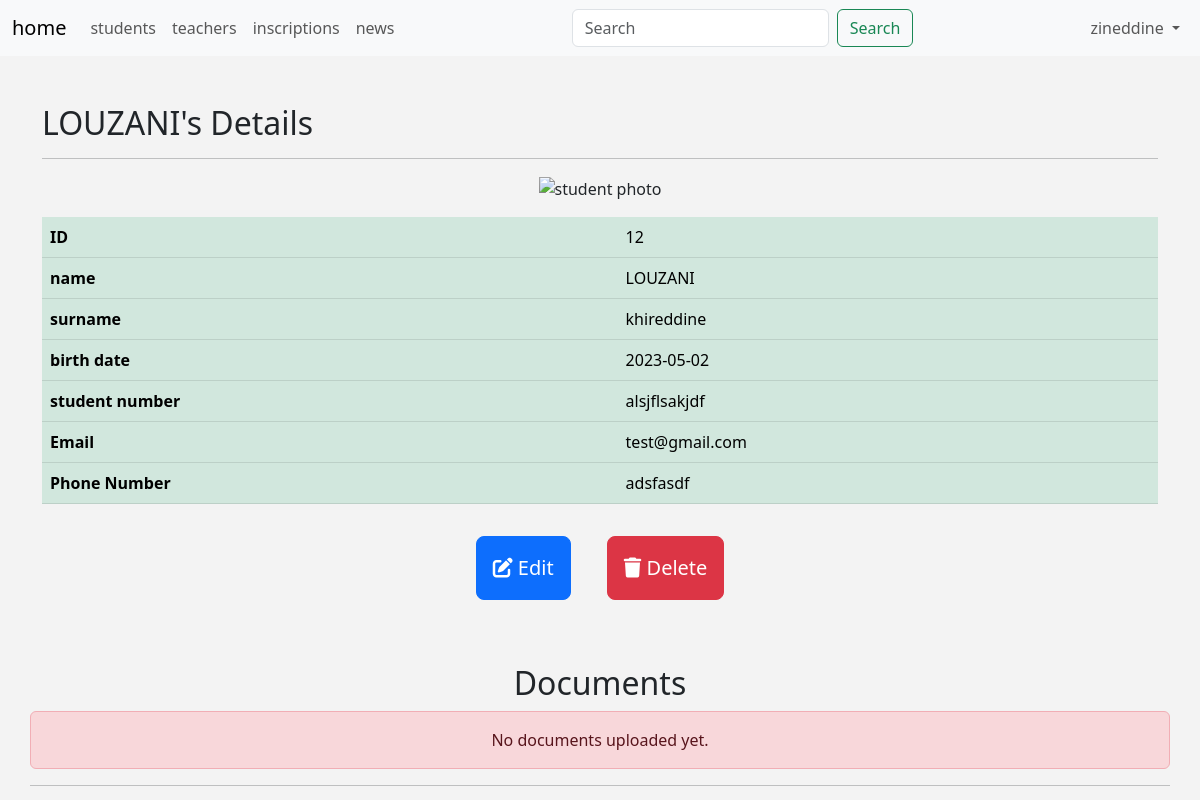
Screenshot of /admin/student-details.php?student_id=12 (signed in) with the database file from the repository.
### tables this page shows
CREATE TABLE `Etudiants` (
  `id` int(11) NOT NULL,
  `nom` varchar(50) NOT NULL,
  `prenom` varchar(50) NOT NULL,
  `date_naissance` date NOT NULL,
  `email` varchar(255) NOT NULL,
  `num_etudiant` varchar(255) NOT NULL,
  `password` varchar(255) NOT NULL,
  `telephone` varchar(20) NOT NULL,
  `photo` mediumblob DEFAULT NULL
);

### admin/includes/languages/english.php (called while the page is built)
<?php
    function lang($statement) {
        static $language = Array(
            'HOME'          => 'home',
            'STUDENTS'      => 'students',
            'TEACHERS'      => 'teachers',
            'INSCRIPTIONS'  => 'inscriptions',
            'NEWS'          => 'news',
            'LOGOUT'        => 'logout',
            'SETTINGS'      => 'settings',
            'EDIT-PROFILE'  => 'edit profile',
            'USERNAME'      => 'username',
            'PASSWORD'      => 'password',
            'EMAIL'         => 'email',
            'NAME'          => 'name',
            'SURNAME'       => 'surname',
            'SAVE'          => 'save',
            'UPDATE'        => 'update',
            'BIRTHDATE'     => 'birth date',
            'STUDENT-NUMBER'=> 'student number',
            'STUDENT-DETAILS'=> 'student details',
            'TEACHER-DETAILS'=> 'teacher details',
            'SUBJECT'       => 'subject',
            'ACTION'        => 'action',
            'PHONE'         => 'Phone',
            'STATUS REGISTRATION'=> 'statut inscription'
        );
        return $language[$statement];
    };
?>

### admin/student-details.php (the view, shortened to what this page needs)
<?php
if (isset($_SESSION['username'])) {
    include 'init.php';
    $id = $_GET['student_id'];
    $stmt = $connection->query("SELECT * FROM Etudiants WHERE id = $id");
    $student = $stmt->fetch(PDO::FETCH_ASSOC);
    $stmt_docs = $connection->query("SELECT * FROM Documents where id_etudiant = $id");
    $docs = $stmt_docs->fetchAll(PDO::FETCH_ASSOC);
    ?>
    <div class="container">
        <h2 class="mt-5"><?php echo $student['nom']?>'s Details</h2>
        <hr>
        <div class="row text-center m-3">
            <div class="col-md-12">
                <img
                     alt="student photo" width="300" height="300">
            </div>
        </div>
        <div class="row">
            <div class="col-md-12">
                <table class="table table-success p-4">
                    <tbody>
                        <tr>
                            <th>ID</th>
                            <td><?php echo $student['id']; ?></td>
                        </tr>
                        <tr>
                            <th><?php echo lang("NAME") ?></th>
                            <td><?php echo $student['nom']; ?></td>
                        </tr>
                        <tr>
                            <th><?php echo lang("SURNAME") ?></th>
                            <td><?php echo $student['prenom']; ?></td>
                        </tr>
                        <tr>
                            <th><?php echo lang("BIRTHDATE") ?></th>
                            <td><?php echo $student['date_naissance']; ?></td>
                        </tr>
                        <tr>
                            <th><?php echo lang("STUDENT-NUMBER") ?></th>
                            <td><?php echo $student['num_etudiant']; ?></td>
                        </tr>
                        <tr>
                            <th>Email</th>
                            <td><?php echo $student['email']; ?></td>
                        </tr>
                        <tr>
                            <th>Phone Number</th>
                            <td><?php echo $student['telephone']; ?></td>
                        </tr>
                    </tbody>
                </table>
                <div class="mt-3 text-center">
                    <a href="manage-student.php?action=edit&student_id=<?php echo $student['id']; ?>" class="btn btn-primary btn-lg p-3 m-3">
                        <i class="fa-solid fa-pen-to-square"></i> Edit
                    </a>
                    <a href="manage-student.php?action=delete&student_id=<?php echo $student['id']; ?>" class="btn btn-danger btn-lg p-3 m-3">
                        <i class="fa-sharp fa-solid fa-trash"></i> Delete
                    </a>
                </div>
            </div>
        </div>
        <div class="row">
            <h2 class="text-center mt-5 ">Documents</h2>
            <?php if (empty($docs)) { ?>
                <div class="alert alert-danger text-center" role="alert">
                    No documents uploaded yet.
                </div>
            <?php } ?>
            <hr>
        </div>
    </div>
<?php
    include $tpl . 'footer.php';
} else {
    echo 'You are not authorized to view this page.';
    header('Location: index.php');
    exit();
}
?>

### admin/layout/css/backend.css (style rules this page uses)
body { background-color: #f3f3f3; }

### rows the page displays
etudiants: nom "LOUZANI", id "12", prenom "khireddine", date_naissance "2023-05-02", num_etudiant "alsjflsakjdf", email "test@gmail.com", telephone "adsfasdf"

### other values shown
lang("HOME") "home"
lang("STUDENTS") "students"
lang("TEACHERS") "teachers"
lang("INSCRIPTIONS") "inscriptions"
lang("NEWS") "news"
$_SESSION['username'] "zineddine"
lang("NAME") "name"
lang("SURNAME") "surname"
lang("BIRTHDATE") "birth date"
lang("STUDENT-NUMBER") "student number"
